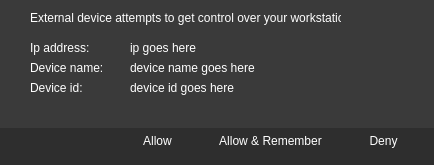
<?xml version="1.0" encoding="UTF-8"?>
<ui version="4.0">
 <class>AuthDialog</class>
 <widget class="QDialog" name="AuthDialog">
  <property name="windowModality">
   <enum>Qt::ApplicationModal</enum>
  </property>
  <property name="geometry">
   <rect>
    <x>0</x>
    <y>0</y>
    <width>434</width>
    <height>165</height>
   </rect>
  </property>
  <property name="sizePolicy">
   <sizepolicy hsizetype="Fixed" vsizetype="Fixed">
    <horstretch>0</horstretch>
    <verstretch>0</verstretch>
   </sizepolicy>
  </property>
  <property name="minimumSize">
   <size>
    <width>434</width>
    <height>165</height>
   </size>
  </property>
  <property name="maximumSize">
   <size>
    <width>434</width>
    <height>165</height>
   </size>
  </property>
  <property name="windowTitle">
   <string>Attention!</string>
  </property>
  <property name="styleSheet">
   <string>background-color: rgb(58,58,58); 
selection-background-color: rgb(67, 67, 67);
color: rgb(255, 255, 255);
</string>
  </property>
  <property name="sizeGripEnabled">
   <bool>false</bool>
  </property>
  <property name="modal">
   <bool>true</bool>
  </property>
  <widget class="QLabel" name="label">
   <property name="geometry">
    <rect>
     <x>30</x>
     <y>10</y>
     <width>311</width>
     <height>16</height>
    </rect>
   </property>
   <property name="text">
    <string>External device attempts to get control over your workstation. </string>
   </property>
  </widget>
  <widget class="QLabel" name="label_2">
   <property name="geometry">
    <rect>
     <x>30</x>
     <y>40</y>
     <width>81</width>
     <height>16</height>
    </rect>
   </property>
   <property name="text">
    <string>Ip address:</string>
   </property>
  </widget>
  <widget class="QLabel" name="label_3">
   <property name="geometry">
    <rect>
     <x>30</x>
     <y>60</y>
     <width>81</width>
     <height>16</height>
    </rect>
   </property>
   <property name="text">
    <string>Device name:</string>
   </property>
  </widget>
  <widget class="QLabel" name="label_4">
   <property name="geometry">
    <rect>
     <x>30</x>
     <y>80</y>
     <width>81</width>
     <height>16</height>
    </rect>
   </property>
   <property name="text">
    <string>Device id:</string>
   </property>
  </widget>
  <widget class="QLabel" name="ipAddress_">
   <property name="geometry">
    <rect>
     <x>130</x>
     <y>40</y>
     <width>271</width>
     <height>16</height>
    </rect>
   </property>
   <property name="text">
    <string>ip goes here</string>
   </property>
  </widget>
  <widget class="QLabel" name="deviceName_">
   <property name="geometry">
    <rect>
     <x>130</x>
     <y>60</y>
     <width>271</width>
     <height>16</height>
    </rect>
   </property>
   <property name="text">
    <string>device name goes here</string>
   </property>
  </widget>
  <widget class="QLabel" name="deviceId_">
   <property name="geometry">
    <rect>
     <x>130</x>
     <y>80</y>
     <width>271</width>
     <height>16</height>
    </rect>
   </property>
   <property name="text">
    <string>device id goes here</string>
   </property>
  </widget>
  <widget class="Line" name="line_4">
   <property name="geometry">
    <rect>
     <x>0</x>
     <y>110</y>
     <width>440</width>
     <height>18</height>
    </rect>
   </property>
   <property name="styleSheet">
    <string>background-image: url(:/Resources/SeparatorBottom.png); 
border: none;</string>
   </property>
   <property name="orientation">
    <enum>Qt::Horizontal</enum>
   </property>
  </widget>
  <widget class="QWidget" name="widget" native="true">
   <property name="geometry">
    <rect>
     <x>611</x>
     <y>141</y>
     <width>20</width>
     <height>20</height>
    </rect>
   </property>
   <property name="styleSheet">
    <string>background-color: rgb(46, 46, 46);
border:none;</string>
   </property>
   <widget class="QComboBox" name="endpoints_">
    <property name="geometry">
     <rect>
      <x>150</x>
      <y>3</y>
      <width>191</width>
      <height>22</height>
     </rect>
    </property>
    <property name="styleSheet">
     <string>QComboBox {
background-color: rgb(46,46,46);
border: none;
}</string>
    </property>
    <property name="frame">
     <bool>true</bool>
    </property>
   </widget>
  </widget>
  <widget class="QWidget" name="widget_2" native="true">
   <property name="geometry">
    <rect>
     <x>0</x>
     <y>128</y>
     <width>440</width>
     <height>40</height>
    </rect>
   </property>
   <property name="styleSheet">
    <string>background-color: rgb(46, 46, 46);
border:none;</string>
   </property>
   <widget class="QPushButton" name="pushButton">
    <property name="geometry">
     <rect>
      <x>120</x>
      <y>0</y>
      <width>75</width>
      <height>25</height>
     </rect>
    </property>
    <property name="styleSheet">
     <string>background-image: url(:/Resources/ButtonNormal.png); 
border: none;
color: rgb(255, 255, 255);
font: bold 8pt &quot;MS Shell Dlg 2&quot;;</string>
    </property>
    <property name="text">
     <string>Allow</string>
    </property>
   </widget>
   <widget class="QPushButton" name="pushButton_2">
    <property name="geometry">
     <rect>
      <x>346</x>
      <y>0</y>
      <width>75</width>
      <height>25</height>
     </rect>
    </property>
    <property name="styleSheet">
     <string>background-image: url(:/Resources/ButtonNormal.png); 
border: none;
color: rgb(255, 255, 255);
font: bold 8pt &quot;MS Shell Dlg 2&quot;;</string>
    </property>
    <property name="text">
     <string>Deny</string>
    </property>
   </widget>
   <widget class="QPushButton" name="pushButton_3">
    <property name="geometry">
     <rect>
      <x>204</x>
      <y>0</y>
      <width>133</width>
      <height>25</height>
     </rect>
    </property>
    <property name="styleSheet">
     <string>border-image: url(:/Resources/ButtonNormal.png) 0 5 0 5;
border-top: 0px transparent;
border-bottom: 0px transparent;
border-right: 5px transparent;
border-left: 5px transparent;
color: rgb(255, 255, 255);
font: bold 8pt &quot;MS Shell Dlg 2&quot;;</string>
    </property>
    <property name="text">
     <string>Allow &amp;&amp; Remember</string>
    </property>
   </widget>
  </widget>
 </widget>
 <resources>
  <include location="../../RemotePC.qrc"/>
 </resources>
 <connections>
  <connection>
   <sender>pushButton</sender>
   <signal>clicked()</signal>
   <receiver>AuthDialog</receiver>
   <slot>allowed()</slot>
   <hints>
    <hint type="sourcelabel">
     <x>122</x>
     <y>128</y>
    </hint>
    <hint type="destinationlabel">
     <x>92</x>
     <y>74</y>
    </hint>
   </hints>
  </connection>
  <connection>
   <sender>pushButton_2</sender>
   <signal>clicked()</signal>
   <receiver>AuthDialog</receiver>
   <slot>denied()</slot>
   <hints>
    <hint type="sourcelabel">
     <x>371</x>
     <y>116</y>
    </hint>
    <hint type="destinationlabel">
     <x>197</x>
     <y>37</y>
    </hint>
   </hints>
  </connection>
  <connection>
   <sender>pushButton_3</sender>
   <signal>clicked()</signal>
   <receiver>AuthDialog</receiver>
   <slot>remembered()</slot>
   <hints>
    <hint type="sourcelabel">
     <x>268</x>
     <y>143</y>
    </hint>
    <hint type="destinationlabel">
     <x>412</x>
     <y>108</y>
    </hint>
   </hints>
  </connection>
 </connections>
 <slots>
  <slot>Allowed()</slot>
  <slot>Denied()</slot>
  <slot>remembered()</slot>
 </slots>
</ui>
